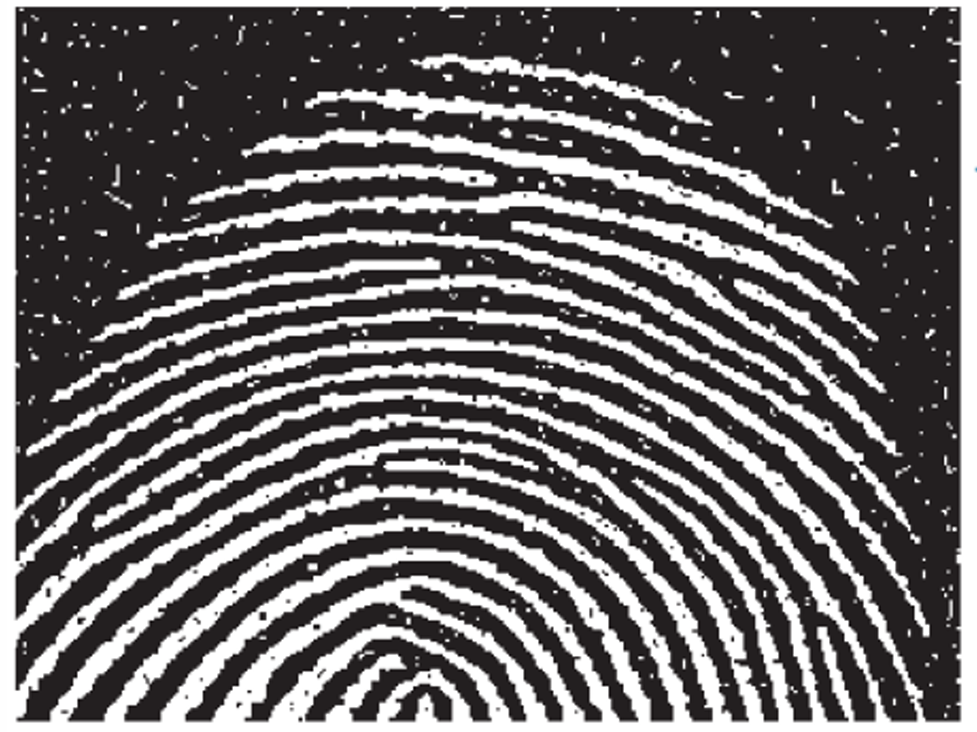
#> input picture week4/input/fingerprint.png, 977 x 732 px
$ python -i functions.py   (imports and definitions only)
#> lines starting #> are read from the running program, lines starting #| are printed output that depends on the picture; after the words box and inside, x2 and y2 are one past the last pixel; in counts of white or black regions, pixels touching at a corner belong together
#> further down, picture is the input picture: shape (732, 977, 3); mean B, G, R 104.1, 103.5, 106.2
import cv2
import numpy as np

def get_kernel(size):
    if size < 1: size = 1
    if size % 2 == 0: size += 1
    return cv2.getStructuringElement(cv2.MORPH_RECT, (size, size))

def erode(img, size):
    kernel = get_kernel(size)
    return cv2.erode(img, kernel, iterations=1)

def dilate(img, size):
    kernel = get_kernel(size)
    return cv2.dilate(img, kernel, iterations=1)

def opening(img, size):
    kernel = get_kernel(size)
    return cv2.morphologyEx(img, cv2.MORPH_OPEN, kernel)

def closing(img, size):
    kernel = get_kernel(size)
    return cv2.morphologyEx(img, cv2.MORPH_CLOSE, kernel)

def gradient(img, size):
    kernel = get_kernel(size)
    return cv2.morphologyEx(img, cv2.MORPH_GRADIENT, kernel)

def boundary_extraction(img, size):
    if len(img.shape) == 3:
        gray = cv2.cvtColor(img, cv2.COLOR_BGR2GRAY)
    else:
        gray = img

    kernel = get_kernel(size)
    eroded = cv2.erode(gray, kernel, iterations=1)
    boundary = cv2.subtract(gray, eroded)
    return cv2.cvtColor(boundary, cv2.COLOR_GRAY2BGR)

def fill_holes(img):
    if len(img.shape) == 3:
        gray = cv2.cvtColor(img, cv2.COLOR_BGR2GRAY)
    else:
        gray = img.copy()

    _, binary = cv2.threshold(gray, 127, 255, cv2.THRESH_BINARY)
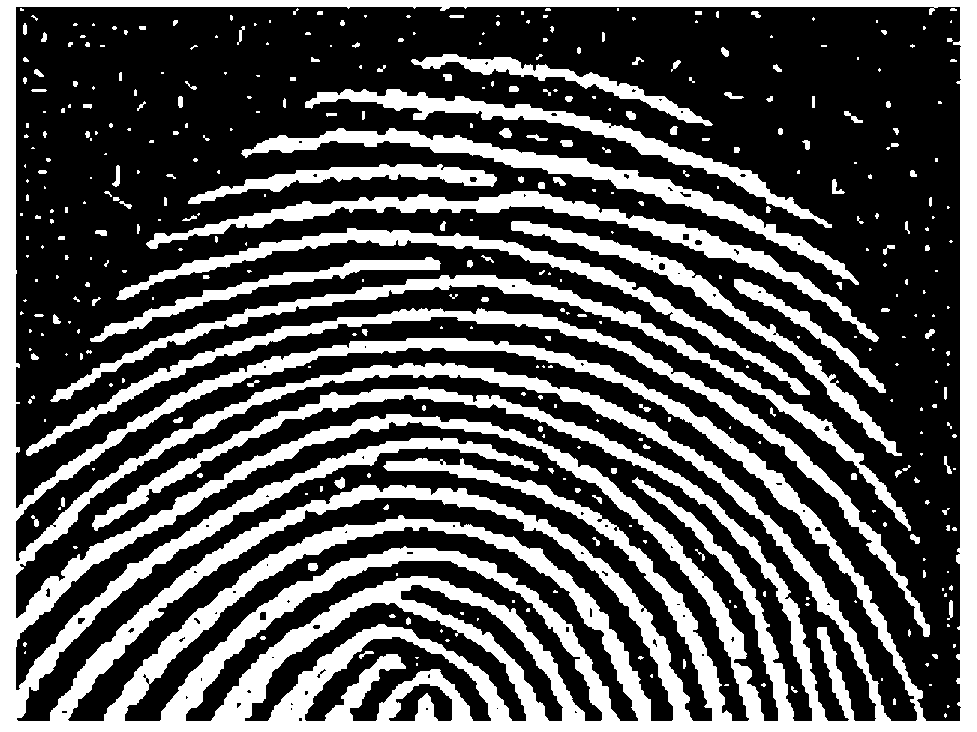
#> binary: shape (732, 977); 33.7% white; 393 white regions (240 under 20 px), largest, box (x1, y1, x2, y2) and area: (0, 0, 977, 732) 160170, (26, 308, 930, 637) 11349, (50, 275, 911, 531) 9993

    h, w = binary.shape[:2]
#> h = 732; w = 977
    padded = cv2.copyMakeBorder(binary, 1, 1, 1, 1, cv2.BORDER_CONSTANT, value=0)
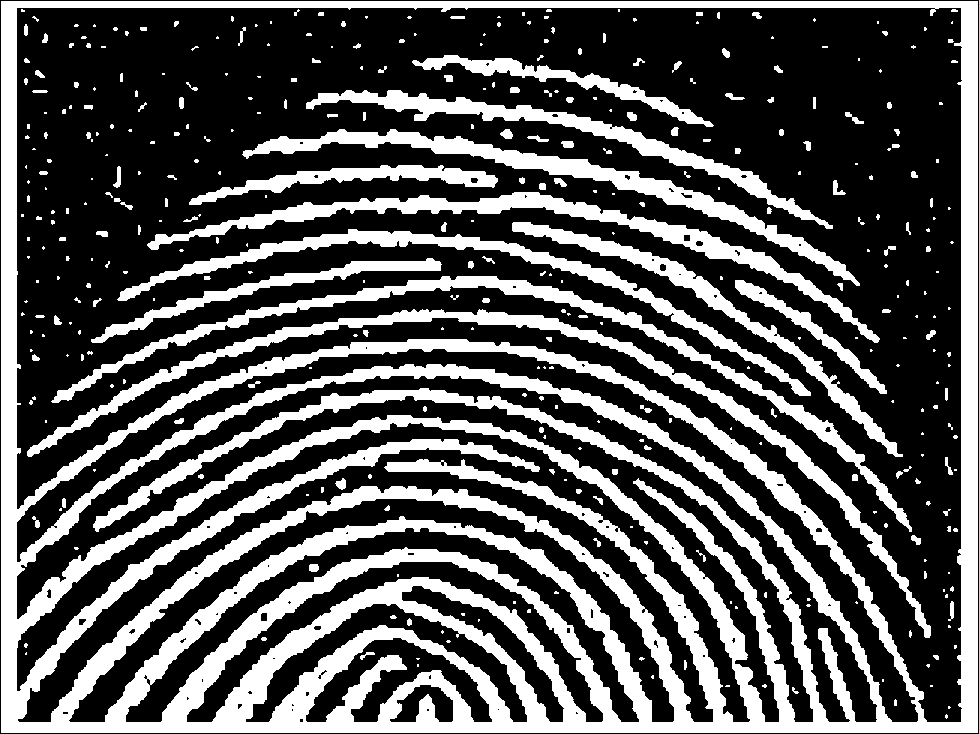
#> padded: shape (734, 979); 33.6% white; 393 white regions (240 under 20 px), largest, box (x1, y1, x2, y2) and area: (1, 1, 978, 733) 160170, (27, 309, 931, 638) 11349, (51, 276, 912, 532) 9993
    mask = np.zeros((h + 4, w + 4), np.uint8)
    im_floodfill = padded.copy()
    cv2.floodFill(im_floodfill, mask, (0,0), 255)
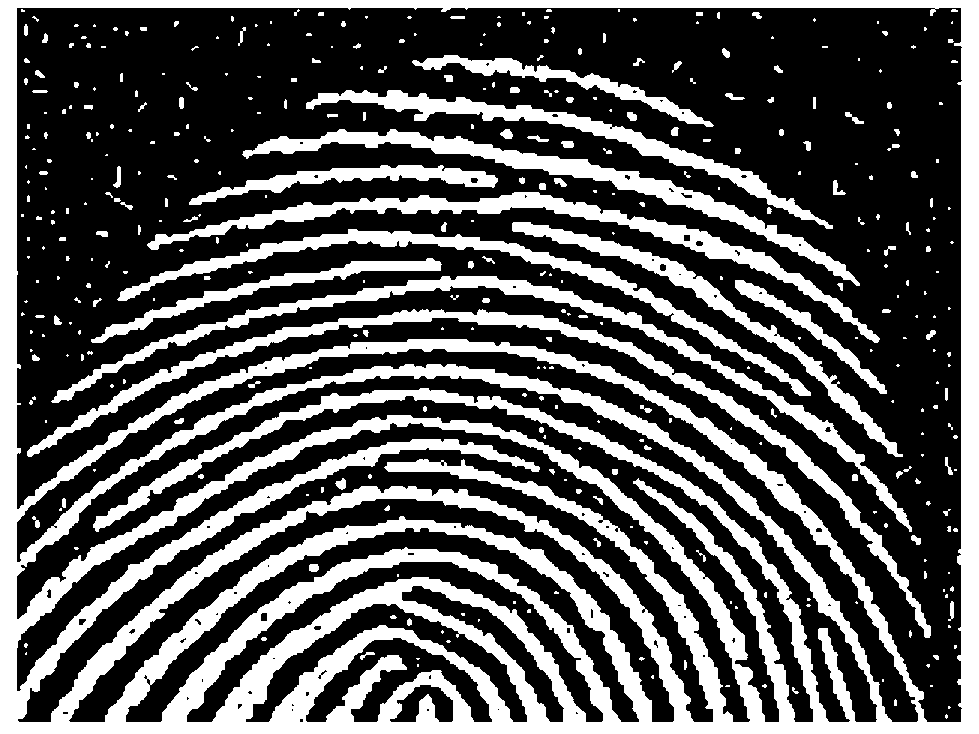
#> im_floodfill: shape (734, 979); 34.1% white; 393 white regions (240 under 20 px), largest, box (x1, y1, x2, y2) and area: (0, 0, 979, 734) 163592, (27, 309, 931, 638) 11349, (51, 276, 912, 532) 9993
    im_floodfill_inv = cv2.bitwise_not(im_floodfill)
    im_out_padded = padded | im_floodfill_inv
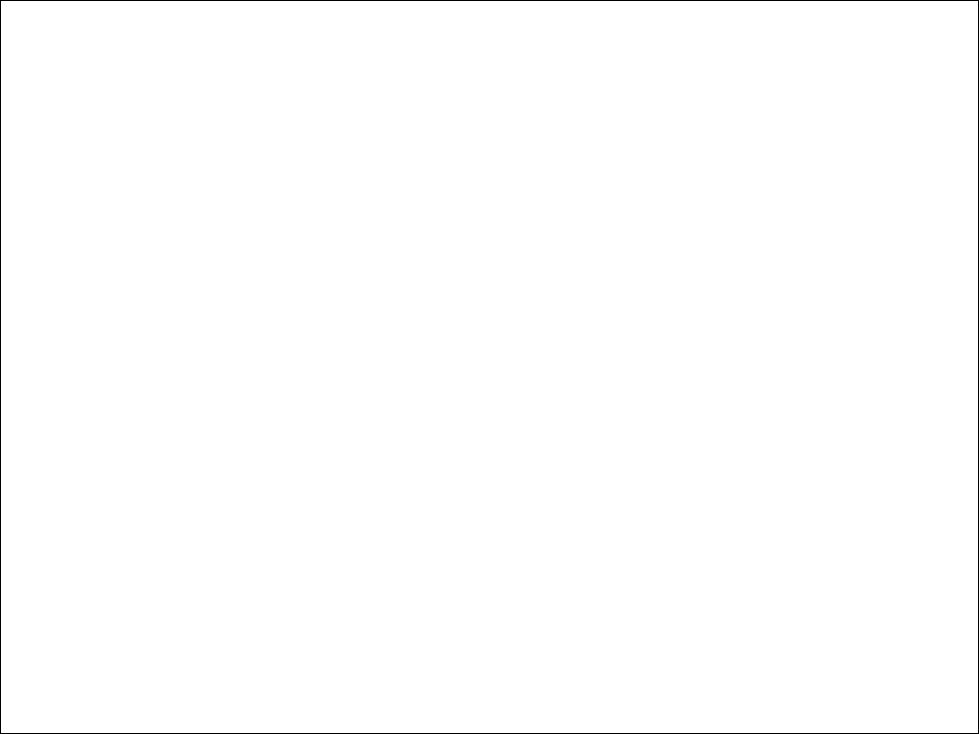
#> im_out_padded: shape (734, 979); 99.5% white; black in thin lines or dots
    im_out = im_out_padded[1:-1, 1:-1]
#> im_out: shape (732, 977); every value is 255

    if len(img.shape) == 3:
        return cv2.cvtColor(im_out, cv2.COLOR_GRAY2BGR)
#> returned value: shape (732, 977, 3); every value is 255
    return im_out

def analyze_objects_with_filling(img):

    im_filled = fill_holes(img)
    if len(im_filled.shape) == 3:
        im_gray = cv2.cvtColor(im_filled, cv2.COLOR_BGR2GRAY)
    else:
        im_gray = im_filled

    kernel_sep = cv2.getStructuringElement(cv2.MORPH_ELLIPSE, (5, 5))
    im_separated = cv2.morphologyEx(im_gray, cv2.MORPH_OPEN, kernel_sep)

    num_labels, labels, stats, centroids = cv2.connectedComponentsWithStats(im_separated, connectivity=8)
#> labels: shape (732, 977) int32; every value is 1
#> num_labels = 2; stats = [[-1, 2147483647, 0, 0, 0], [0, 0, 977, 732, 715164]]; centroids = [[nan, nan], [488, 365.5]]

    n_objects = num_labels - 1
#> n_objects = 1
    output_img = cv2.cvtColor(im_separated, cv2.COLOR_GRAY2BGR)
    results_text = []
    for i in range(1, num_labels):
        area = stats[i, cv2.CC_STAT_AREA]
        if area < 50:
            n_objects -= 1
            continue

        cx, cy = int(centroids[i][0]), int(centroids[i][1])
        cv2.circle(output_img, (cx, cy), 4, (0, 0, 255), -1)
        x, y, w, h, _ = stats[i]
        cv2.rectangle(output_img, (x, y), (x+w, y+h), (0, 255, 0), 1)
        cv2.putText(output_img, f"{area}", (cx - 20, cy - 10),
                    cv2.FONT_HERSHEY_SIMPLEX, 0.5, (0, 255, 255), 1)
        results_text.append(f"Obj{i}: {area}")
#> this loop made 1 pass
#> (area, cx, cy, x, y, w, h) on pass 1: (715164, 488, 365, 0, 0, 977, 732)
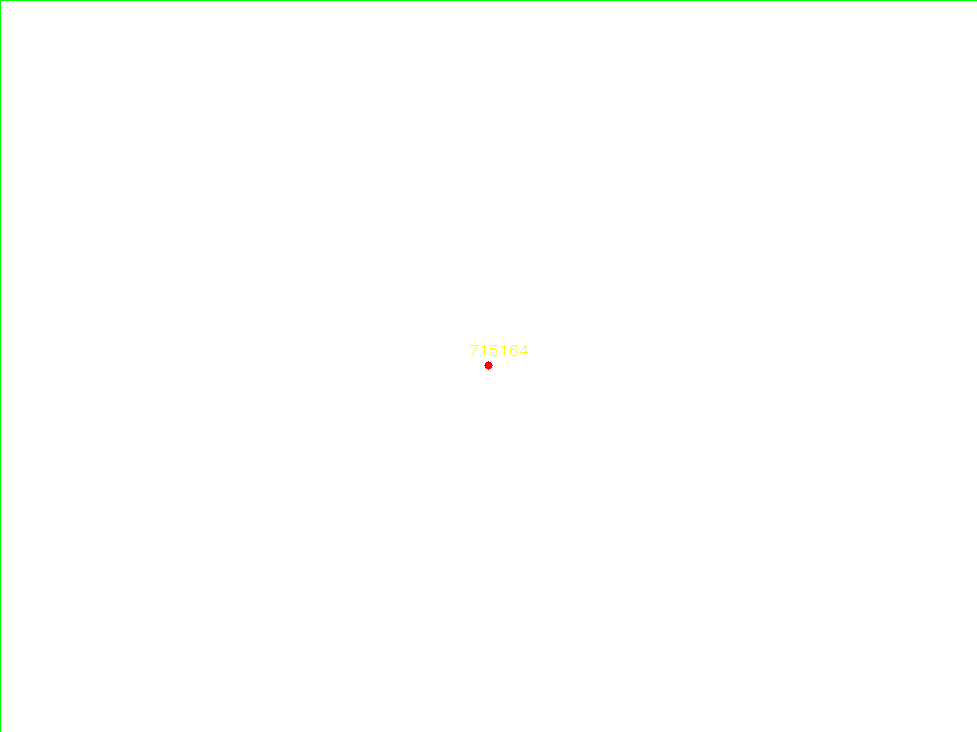
#> output_img: shape (732, 977, 3); mean B, G, R 254.3, 255, 254.4
#> after the loop, n_objects = 1; results_text = ['Obj1: 715164']
    return output_img, n_objects, results_text

>>> import cv2
>>> picture = cv2.imread('../input/fingerprint.png')
>>> result = analyze_objects_with_filling(picture)
